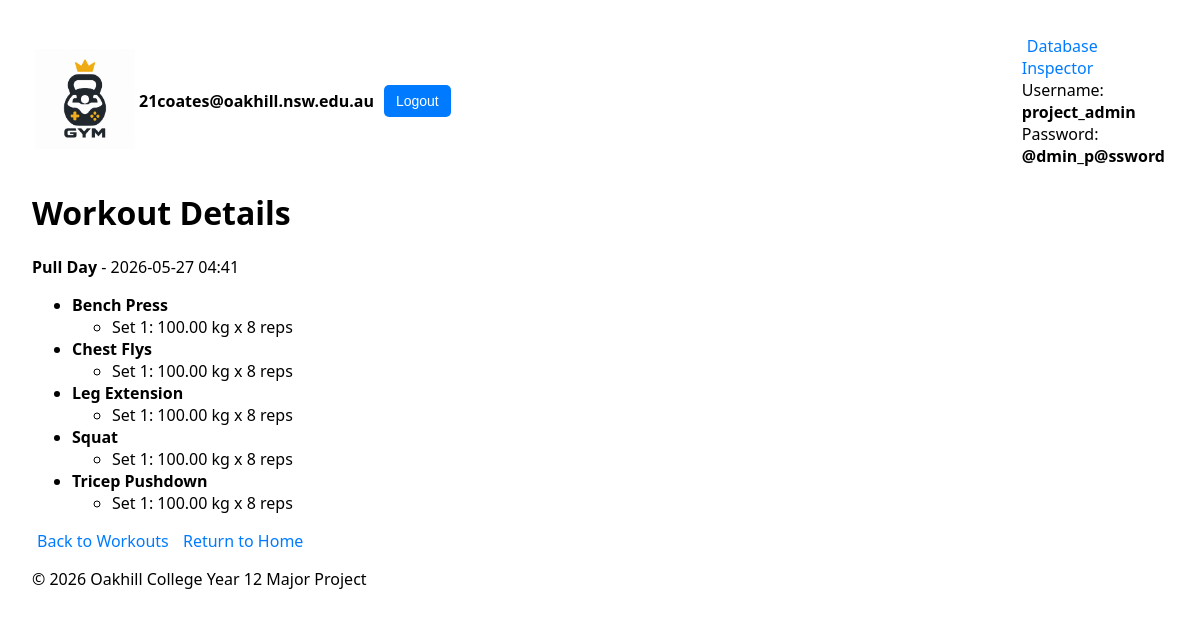
Screenshot of /my_app/workouts/5/ (signed in) with the database file from the repository.
### my_app/models.py (models this page shows, shortened)
class GymSession(models.Model):
    profile = models.ForeignKey('users.Profile', on_delete=models.CASCADE, related_name="sessions")
    session_name = models.CharField(max_length=100, blank=True, null=True)
    session_date = models.DateTimeField()
    notes = models.TextField(blank=True, null=True)
    created_at = models.DateTimeField(auto_now_add=True)
    updated_at = models.DateTimeField(auto_now=True)

class SessionExercise(models.Model):
    session = models.ForeignKey(GymSession, on_delete=models.CASCADE, related_name="session_exercises")
    exercise = models.ForeignKey(Exercise, on_delete=models.CASCADE)
    order_number = models.PositiveIntegerField(default=1)
    notes = models.TextField(blank=True, null=True)
    class Meta:
        ordering = ['order_number']

class Exercise(models.Model):
    exercise_name = models.CharField(max_length=100)
    exercise_type = models.CharField(max_length=50, blank=True, null=True)
    target_muscle_group = models.CharField(max_length=100, blank=True, null=True)
    description = models.TextField(blank=True, null=True)

class ExerciseSet(models.Model):
    session_exercise = models.ForeignKey(SessionExercise, on_delete=models.CASCADE, related_name="sets")
    set_number = models.PositiveIntegerField()
    reps = models.IntegerField(blank=True, null=True)
    weight = models.DecimalField(max_digits=6, decimal_places=2, blank=True, null=True)
    duration_seconds = models.IntegerField(blank=True, null=True)
    distance_metres = models.DecimalField(max_digits=10, decimal_places=2, blank=True, null=True)
    completed = models.BooleanField(default=False)
    class Meta:
        ordering = ['set_number']

### my_app/views.py (the view)
# urls.py: path("workouts/<int:session_id>/", views.workout_detail, name="workout_detail"),
@login_required(login_url="users:login")
def workout_detail(request, session_id):
    session = get_object_or_404(request.user.profile.sessions, id=session_id)
    session_exercises = session.session_exercises.select_related('exercise').prefetch_related('sets')
    return render(request, "my_app/workout_detail.html", {"session": session, "session_exercises": session_exercises})

### my_app/templates/my_app/workout_detail.html
{% extends 'my_app/base.html' %}
{% block content %}
<h1>Workout Details</h1>
<p><strong>{{ session.session_name|default:'Session' }}</strong> - {{ session.session_date|date:'Y-m-d H:i' }}</p>
<ul>
    {% for session_exercise in session_exercises %}
        <li>
            <strong>{{ session_exercise.exercise.exercise_name }}</strong>
            <ul>
                {% for s in session_exercise.sets.all %}
                    <li>Set {{ s.set_number }}: {{ s.weight|default:'-' }} kg x {{ s.reps|default:'-' }} reps</li>
                {% endfor %}
            </ul>
        </li>
    {% empty %}
        <li>No exercises found for this session.</li>
    {% endfor %}
</ul>
<a href="{% url 'my_app:workouts' %}">Back to Workouts</a>
<a href="{% url 'my_app:home' %}">Return to Home</a>
{% endblock %}

### my_app/templates/my_app/base.html (shortened to what this page needs)
{% load static %}
<!DOCTYPE html>
<html lang="en">
<head>
    <link rel="stylesheet" href="{% static 'my_app/styles.css' %}">
</head>
<body>
    <header>
        <table>
            <tr>
                <td>
                    <div class="logo">
                        <img src="{% static 'my_app/gym_logo.png' %}" alt="my_app Logo">
                    </div>
                </td>
                <td style="width:1000px">
                    <div class="user-info">
                        {% if request.user.is_authenticated %}
                            <span>{{ request.user.username }}</span>
                            <form action="{% url 'users:logout' %}" method="post">
                                <button type="submit">Logout</button>
                            </form>
                        {% else %}
                            <a href="{% url 'users:register' %}">Register</a>
                        {% endif %}
                    </div>
                </td>
                <td>
                    <a href="{% url 'admin:index' %}" target="_blank">Database Inspector</a><br>
                    Username: <strong>project_admin</strong><br>
                    Password: <strong>@dmin_p@ssword</strong>
                </td>
            </tr>
        </table>
    </header>
    <main>
        {% block content %}
        {% endblock %}
    </main>
    <footer>
        <p>&copy; 2026 Oakhill College Year 12 Major Project</p>
    </footer>
</body>
</html>

### my_app/static/my_app/styles.css (style rules this page uses)
.logo img { max-height: 100px; }
.user-info { display: flex; align-items: center; font-size: 16px; }
.user-info span { margin-right: 10px; font-weight: bold; }
.user-info button { background-color: #007BFF; color: white; border: none; padding: 8px 12px; cursor: pointer; border-radius: 5px; font-size: 14px; }
button { background-color: #28a745; color: white; border: none; padding: 10px 15px; cursor: pointer; border-radius: 5px; font-size: 14px; margin-top: 20px; margin-bottom: 20px; }
a { color: #007BFF; text-decoration: none; padding: 5px }
body { font-family: system-ui, -apple-system, Segoe UI, Roboto, Arial, sans-serif; margin: 2rem; }

### rows the page displays
GymSession: session_name "Pull Day", session_date "2026-05-27 04:41"
SessionExercise: exercise.exercise_name "Bench Press"
ExerciseSet: set_number "1", weight "100.00", reps "8"
SessionExercise: exercise.exercise_name "Chest Flys"
ExerciseSet: set_number "1", weight "100.00", reps "8"
SessionExercise: exercise.exercise_name "Leg Extension"
ExerciseSet: set_number "1", weight "100.00", reps "8"
SessionExercise: exercise.exercise_name "Squat"
ExerciseSet: set_number "1", weight "100.00", reps "8"
SessionExercise: exercise.exercise_name "Tricep Pushdown"
ExerciseSet: set_number "1", weight "100.00", reps "8"

### other values shown
{{ request.user.username }} "21coates@oakhill.nsw.edu.au"
